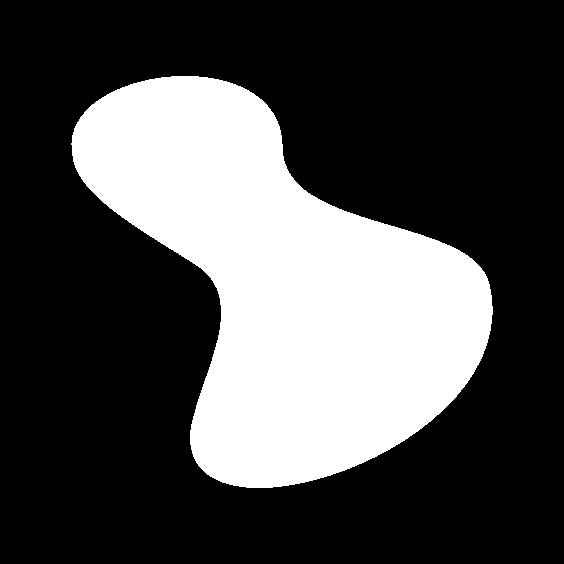
#> input picture DTU course Joseph/day 4/ExTopic6SegKpts/imSeg/Blob.tif, 564 x 564 px, found by its file name
$ python app_7_2.py   (older library calls are emulated)
#> lines starting #> are read from the running program, lines starting #| are printed output that depends on the picture; after the words box and inside, x2 and y2 are one past the last pixel; in counts of white or black regions, pixels touching at a corner belong together
import scipy
import cv2
import PIL
import random
import numpy as np
img = cv2.imread('C:/Users/Josep/OneDrive/Desktop/DTU course/day 4/ExTopic6SegKpts/imSeg/Blob.tif')
#> img is the input picture: shape (564, 564, 3); values 127 (black) and 204 (white), 29.4% white; 1 white region, box (x1, y1, x2, y2) and area: (71, 76, 493, 488) 93671

gray = cv2.cvtColor(img, cv2.COLOR_BGR2GRAY)
sobel_x = cv2.Sobel(gray, cv2.CV_64F, 1, 0, ksize=3)
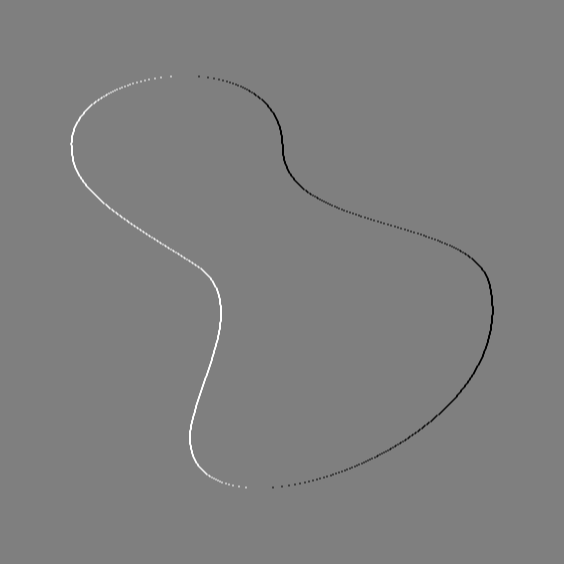
#> sobel_x: shape (564, 564) float64; min -308, max 308, mean 0; drawn with min black and max white
sobel_y = cv2.Sobel(gray, cv2.CV_64F, 0, 1, ksize=3)
magnitude, direction = cv2.cartToPolar(sobel_x, sobel_y)
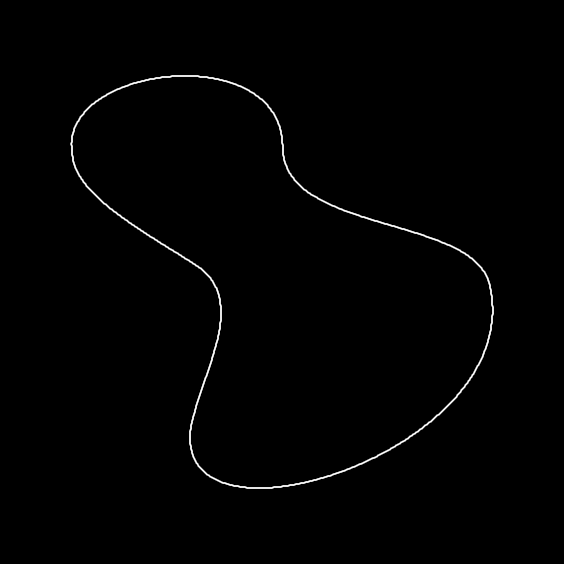
#> magnitude: shape (564, 564) float64; min 0, max 344.4, mean 2.7; drawn with min black and max white
threshold_value = 50
edges = cv2.threshold(magnitude, threshold_value, 255, cv2.THRESH_BINARY)[1]
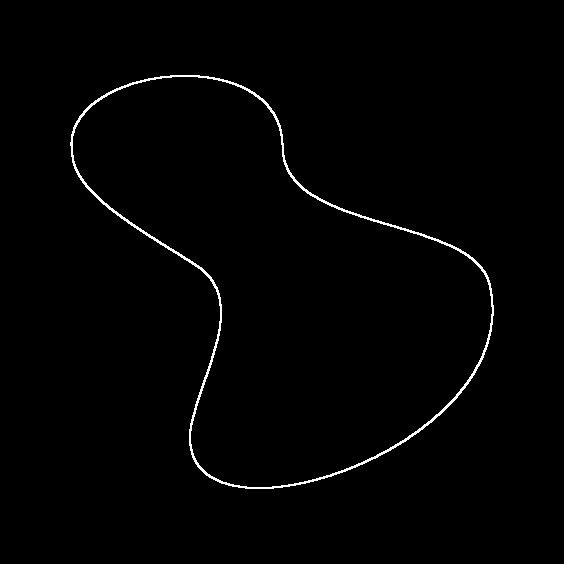
#> edges: shape (564, 564) float64; 1.1% white in thin lines or dots, all inside (x1, y1, x2, y2) = (70, 75, 494, 489)
cv2.imshow('Input Image', img)
cv2.imshow('Edges', edges)
cv2.waitKey(0)
cv2.destroyAllWindows()
ksize = (5, 5)
sigma = random.uniform(49, 50)
noise = cv2.GaussianBlur(np.zeros_like(gray), ksize, sigma)
noisy_gray = cv2.add(gray, noise, dtype=cv2.CV_8UC1)

sobel_x = cv2.Sobel(noisy_gray, cv2.CV_64F, 1, 0, ksize=3)
sobel_y = cv2.Sobel(noisy_gray, cv2.CV_64F, 0, 1, ksize=3)

magnitude, direction = cv2.cartToPolar(sobel_x, sobel_y)

threshold_value = 50
edges = cv2.threshold(magnitude, threshold_value, 255, cv2.THRESH_BINARY)[1]

cv2.imshow('Input Image', img)
cv2.imshow('Noisy Image', noisy_gray)
cv2.imshow('Edges', edges)
cv2.waitKey(0)
cv2.destroyAllWindows()
